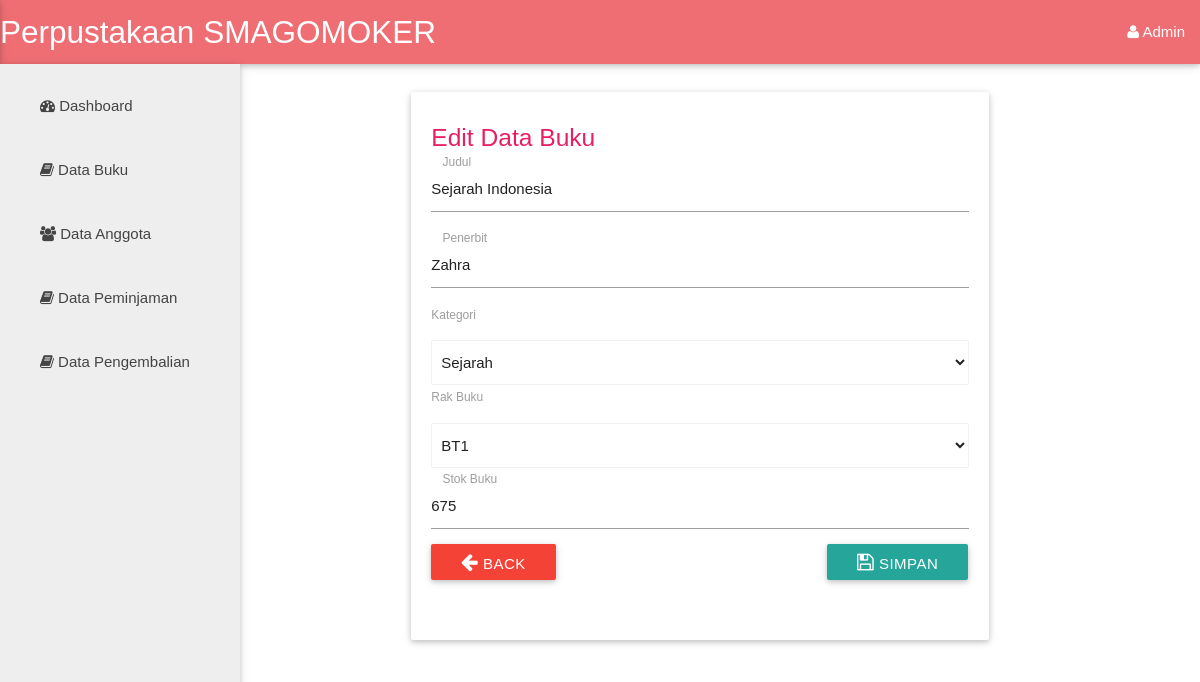
Before: /edit.php?id_buku=6 (signed in) with the older database file.
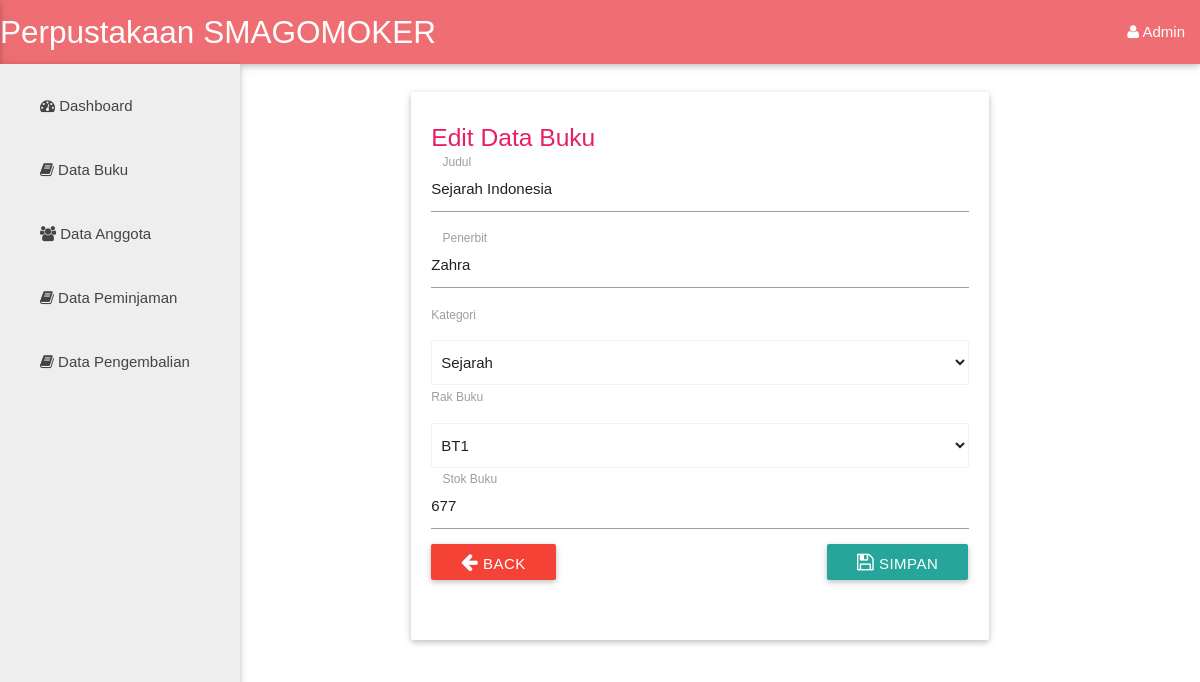
After: the same page with the newer database file.
### tables this page shows
CREATE TABLE `buku` (
  `id_buku` int(11) NOT NULL,
  `nama_buku` varchar(50) NOT NULL,
  `penerbit` varchar(50) NOT NULL,
  `id_kategori` int(11) NOT NULL,
  `id_rak` int(11) NOT NULL,
  `stok_buku` int(11) NOT NULL
);

CREATE TABLE `kategori` (
  `id_kategori` int(11) NOT NULL,
  `nama_kategori` varchar(30) NOT NULL
);

CREATE TABLE `rak_buku` (
  `id_rak` int(11) NOT NULL,
  `tempat` varchar(10) NOT NULL
);

### edit.php (the view, shortened to what this page needs)
<?php
	if (isset($_SESSION['admin'])) {
?>
<?php include "templates/header.php" ?>
<div class="row">
	<div class="col s2">
		<ul id="nav-mobile" class="sidebar side-nav fixed grey lighten-3">
			<li><a href="index.php"><i class="fa fa-dashboard"></i> Dashboard</a></li>
			<li><a href="buku.php"><i class="fa fa-book"></i> Data Buku</a></li>
			<li><a href="anggota.php"><i class="fa fa-users"></i> Data Anggota</a></li>
      		<li><a href="pinjam.php"><i class="fa fa-book"></i> Data Peminjaman</a></li>
      		<li><a href="kembali.php"><i class="fa fa-book"></i> Data Pengembalian</a></li>
		</ul>
	</div>
</div>
 <div class="row">
 <div class="col m6 offset-m4">
	<div class="card">
		<div class="card-content">
			<h5 class="pink-text">Edit Data Buku</h5>
			<div class="row">
				<?php
                    require_once 'db/koneksi.php';
                    $id_buku = $_GET['id_buku'];
                    $query = mysqli_query($dbConn, "SELECT * FROM buku where id_buku='$id_buku'");
                    while ($q=mysqli_fetch_array($query)) {
                ?>
				<form action="prosesedit.php" method="post">
				  	<div class="input-field">
				  		<input type="text" value="<?php echo $q['nama_buku'] ?>" name="nama_buku" class="validate" required>
				  		<label for="">Judul</label>
				  	</div>
				  	<div class="input-field">
				  		<input type="text" value="<?php echo $q['penerbit'] ?>" name="penerbit" class="validate" required>
				  		<label for="">Penerbit</label>
				  	</div>
				  		<label for="">Kategori</label>
				  	<div class="input-field">
				  		<select class="browser-default" name="kategori">
				  			<?php
				  				$sql = "SELECT * FROM kategori";
				  				$query = mysqli_query($dbConn, $sql);
				  				while ($data = mysqli_fetch_array($query)) {
				  			 ?>
								<option value="<?php echo $data['id_kategori']; ?>" <?php if ($data['id_kategori'] == $q['id_kategori']): echo "selected"; ?>
								<?php endif ?>><?php echo $data['nama_kategori'];  ?></option>
				  		<?php } ?>
				  		</select>
				  	</div>
				  		<label for="">Rak Buku</label>
				  	<div class="input-field">
				  		<select class="browser-default" name="rak_buku">
				  		<?php
				  				$sql = "SELECT * FROM rak_buku";
				  				$query = mysqli_query($dbConn, $sql);
				  				while ($data = mysqli_fetch_array($query)) {
				  			 ?>
								<option value="<?php echo $data['id_rak']; ?>" <?php if ($data['id_rak'] == $q['id_rak']): echo "selected"; ?>
								<?php endif ?>"><?php echo $data['tempat'];  ?></option>
				  			 <?php } ?>
				  		</select>
				  	</div>
				  	<div class="input-field">
				  		<input type="text" value="<?php echo $q['stok_buku'] ?>" name="stok_buku" class="validate" required>
				  		<label for="">Stok Buku</label>
				  	</div>
				  	<div class="row">
				  		<a href="buku.php" class="btn waves-effect waves-light red"><i class="fa fa-arrow-left"></i> Back</a>
				  		<button class="btn waves-effect waves-light right" name="simpan" type="submit"><i class="fa fa-save"></i> Simpan</button>
				  	</div>
				</form>
				<?php } ?>
			</div>
		</div>
	</div>
 </div>
 </div>
 <?php include "templates/footer.php" ?>
<?php }
	else{
		header("location:login.php");
	}
 ?>

Changed rows visible on the page:
changed buku "Sejarah Indonesia": stok_buku "675" → "677"
